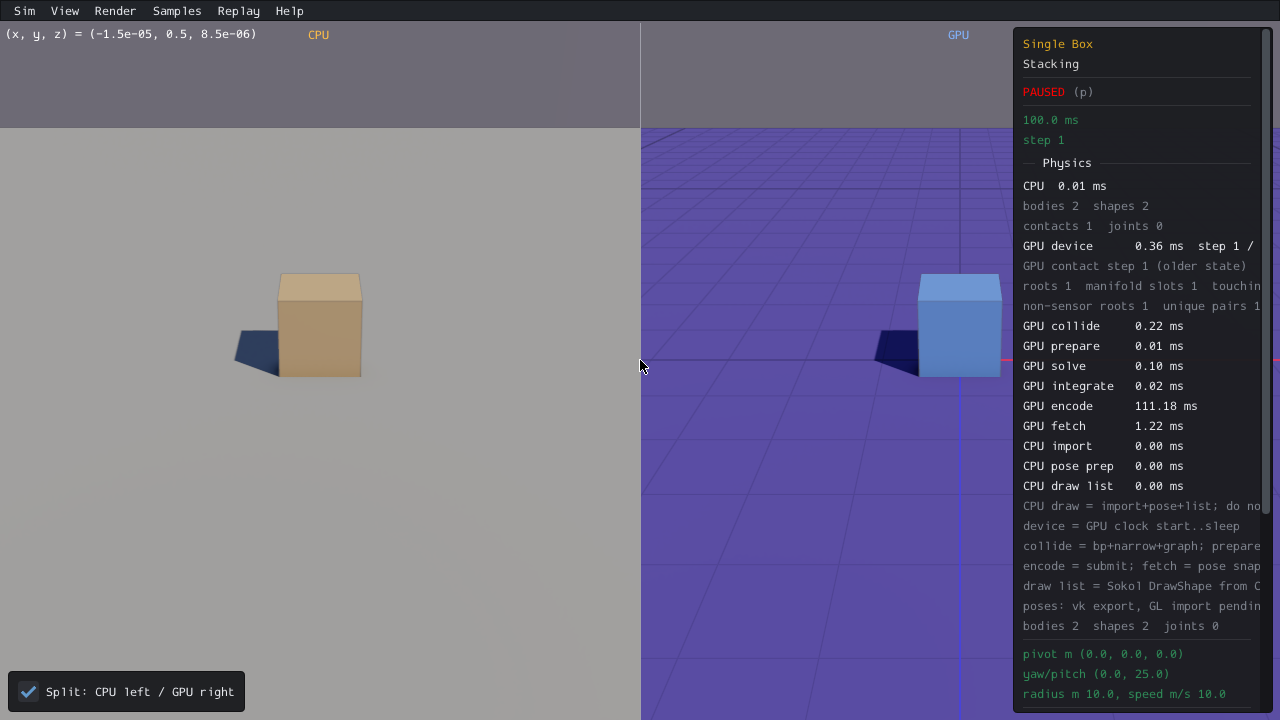
#> input picture experiments/gpu-physics/benchmarks/production-readiness/pr02-world-lifetime-atomic-apps-2026-10-02/raw/native-both/paused.png, 1280 x 720 px, found by its file name
$ python review-sheets.py native-both/flags-off.png
#> lines starting #> are read from the running program, lines starting #| are printed output that depends on the picture
from pathlib import Path
from PIL import Image,ImageDraw
import sys
p=Path(__file__).resolve().parent/sys.argv[1]
a=Image.new('RGB',(1056,720),'white');draw=ImageDraw.Draw(a)
#> after `a = Image.new('RGB', (1056, 720), 'white')`: a: PIL image 1056x720 RGB; every value is 255
for i,n in enumerate(['paused','flags-off','restart-off','flags-on']):
 im=Image.open(p/(n+'.png'));a.paste(im.crop((1014,25,1278,719)),(i*264,26));draw.text((i*264+4,5),n,fill='black')
#> further down, im is the input picture: PIL image 1280x720 RGB; mean R, G, B 108.1, 104.8, 127.2
#> after `a.paste(im.crop((1014, 25, 1278, 719)), (i * 264, 26))`:
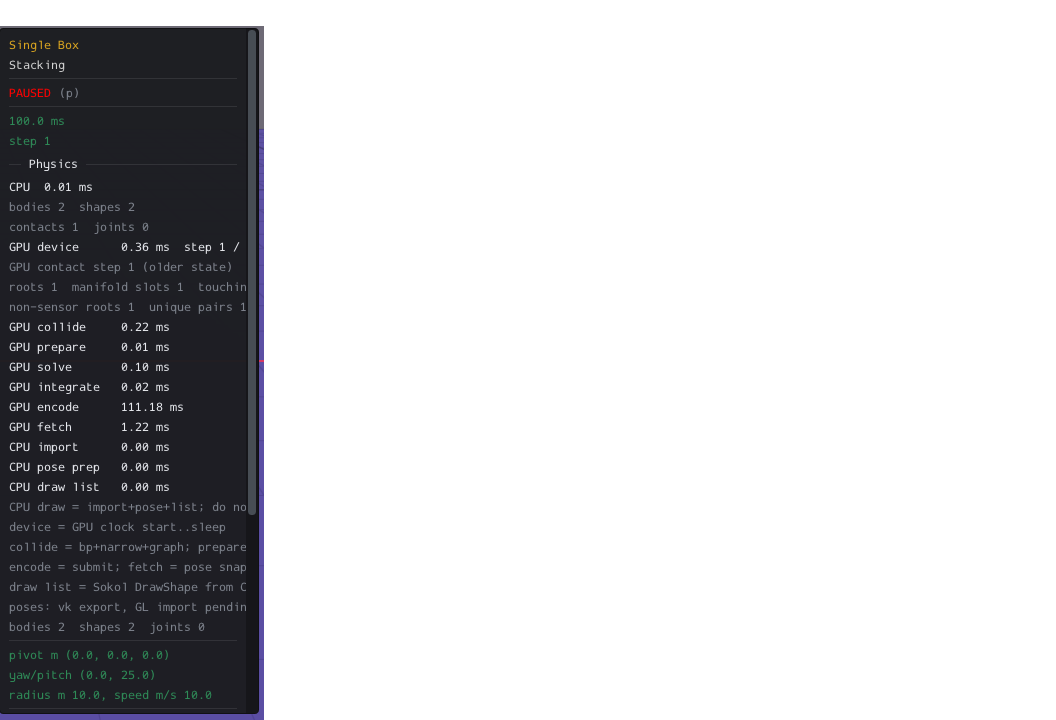
#> a: PIL image 1056x720 RGB; mean R, G, B 202.9, 203, 204.8
#> pass 2 of the loop `for i,n in enumerate(['paused','flags-off','restart-off','flags-on']):`:
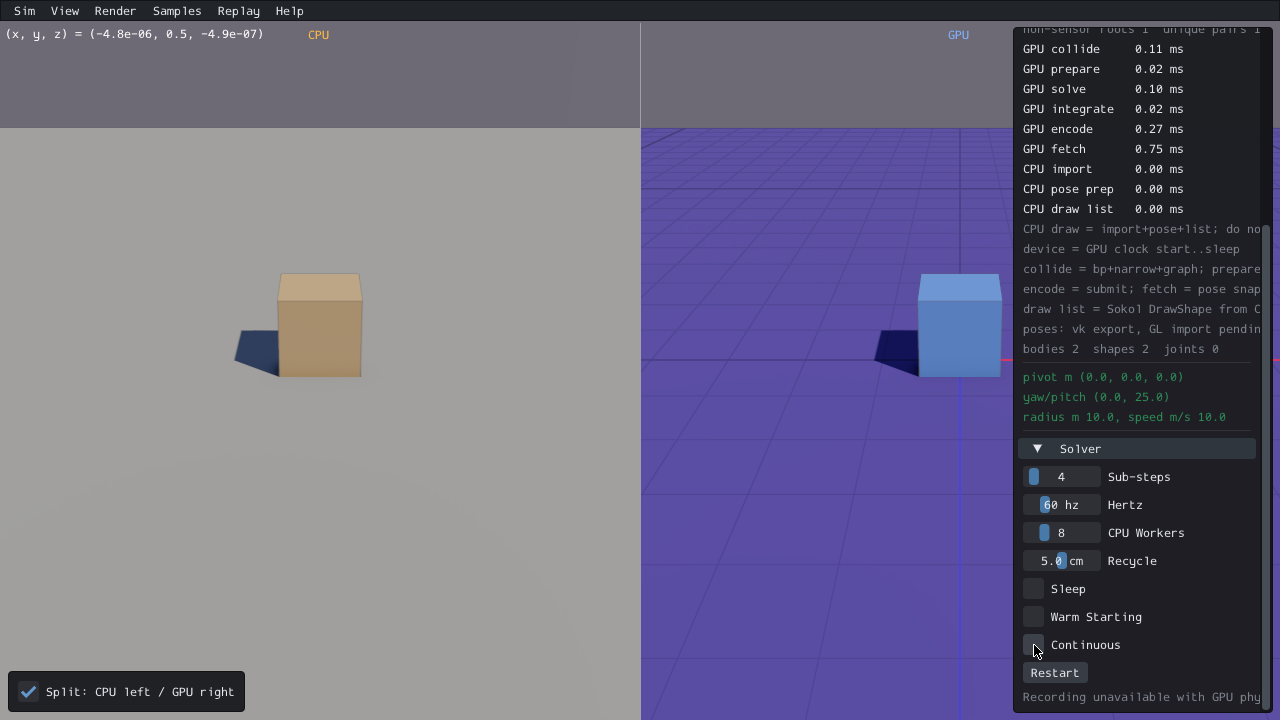
#> input picture experiments/gpu-physics/benchmarks/production-readiness/pr02-world-lifetime-atomic-apps-2026-10-02/raw/native-both/flags-off.png, 1280 x 720 px, found by its file name
#> im is the input picture: PIL image 1280x720 RGB; mean R, G, B 108.3, 105.1, 127.7
#> `a.paste(im.crop((1014, 25, 1278, 719)), (i * 264, 26))`:
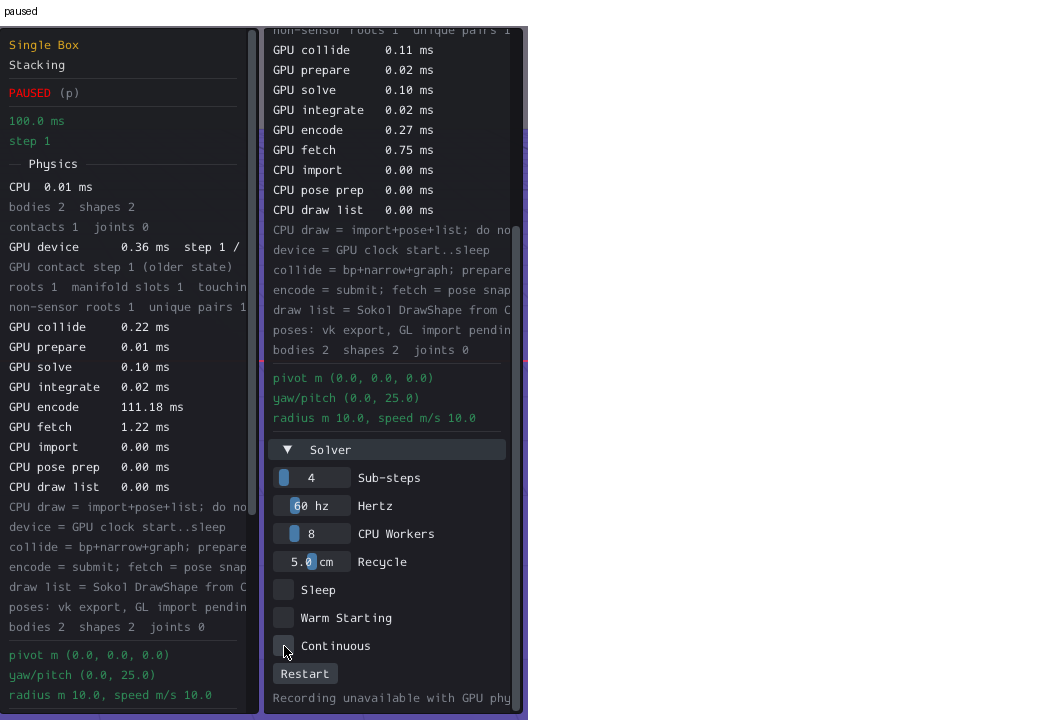
#> a: PIL image 1056x720 RGB; mean R, G, B 151.1, 151.5, 155
#> pass 3 of the loop `for i,n in enumerate(['paused','flags-off','restart-off','flags-on']):`:
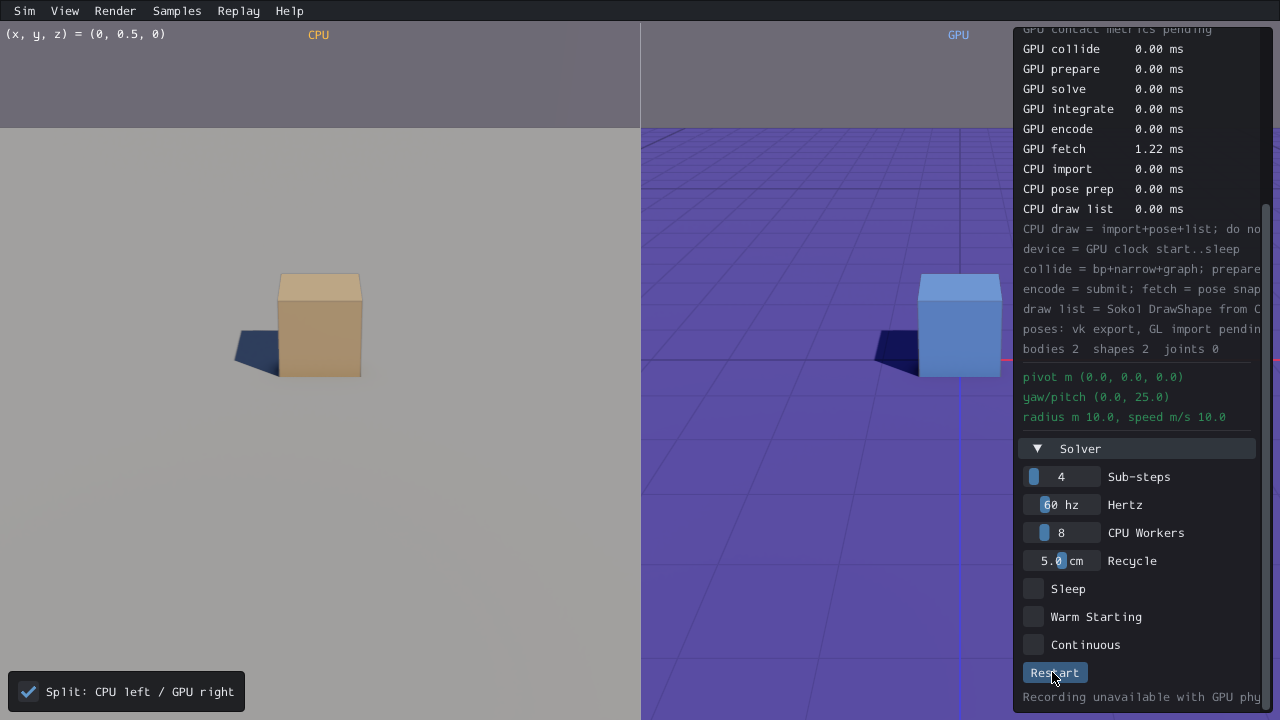
#> input picture experiments/gpu-physics/benchmarks/production-readiness/pr02-world-lifetime-atomic-apps-2026-10-02/raw/native-both/restart-off.png, 1280 x 720 px, found by its file name
#> im is the input picture: PIL image 1280x720 RGB; mean R, G, B 108.3, 105.2, 127.7
#> `a.paste(im.crop((1014, 25, 1278, 719)), (i * 264, 26))`:
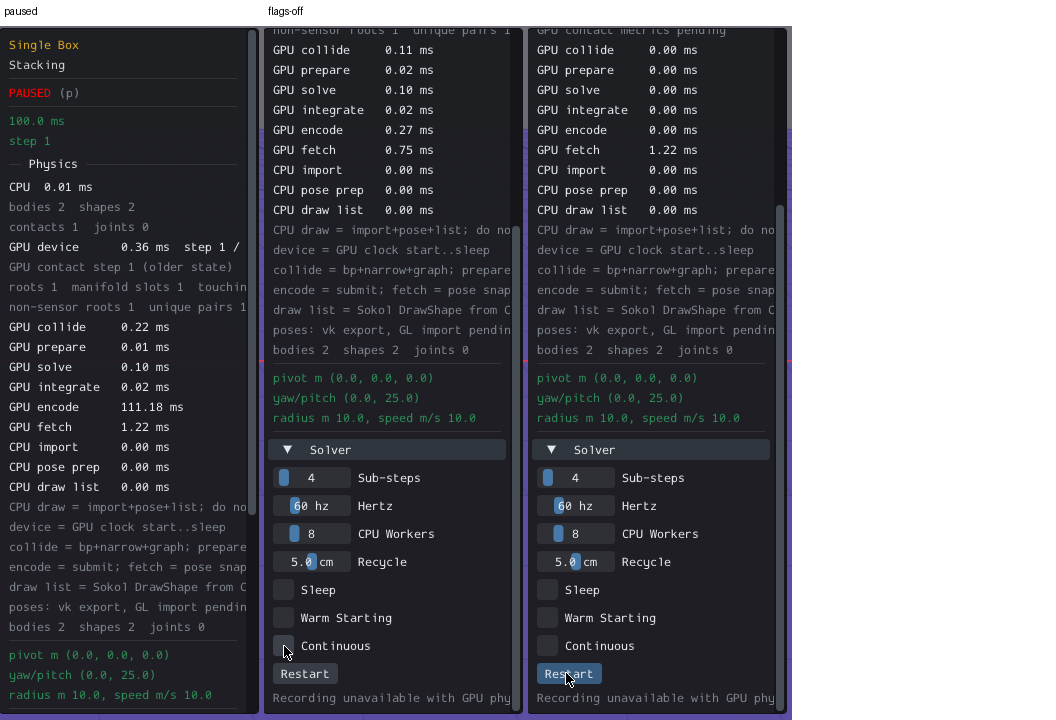
#> a: PIL image 1056x720 RGB; mean R, G, B 99.3, 100, 105.3
#> the loop made 4 passes; the first 3 are shown
a.save(p/'review-controls.png')
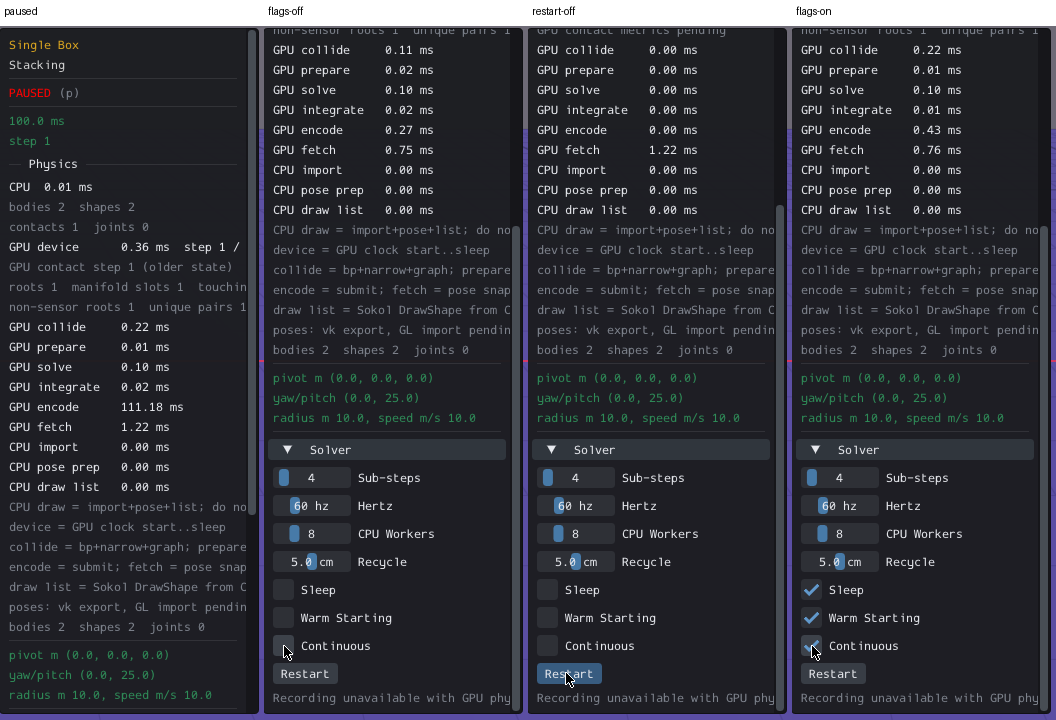
#> saved as review-controls.png: PIL image 1056x720 RGB; mean R, G, B 47.4, 48.4, 55.6
a=Image.new('RGB',(1000,690),'white');draw=ImageDraw.Draw(a)
#> after `a = Image.new('RGB', (1000, 690), 'white')`: a: PIL image 1000x690 RGB; every value is 255
for i,n in enumerate(['profile','counters','frame-time']):
#> (the run stopped early here; a loop or call above may not have finished)
